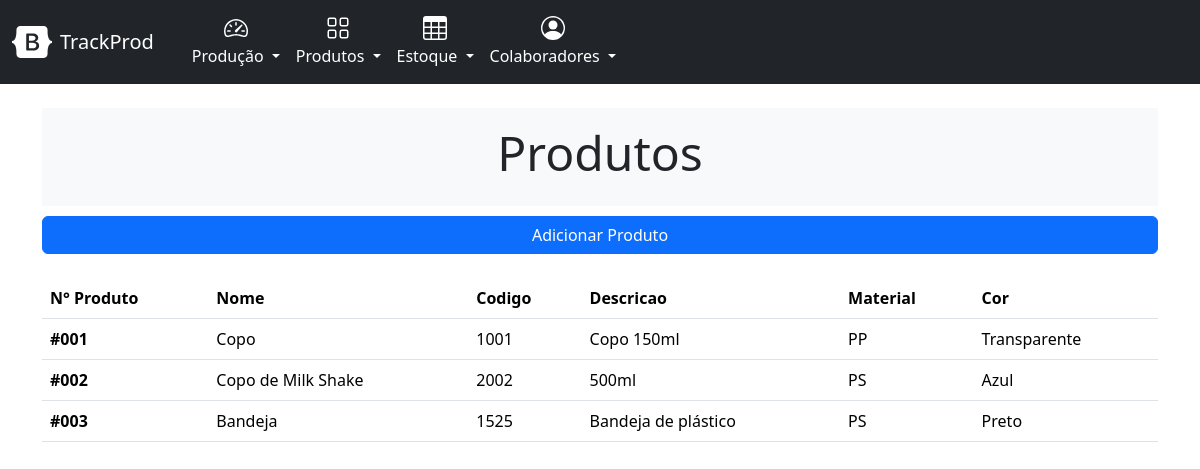
Before: /cadastro/list_produtos/ with the older database file.
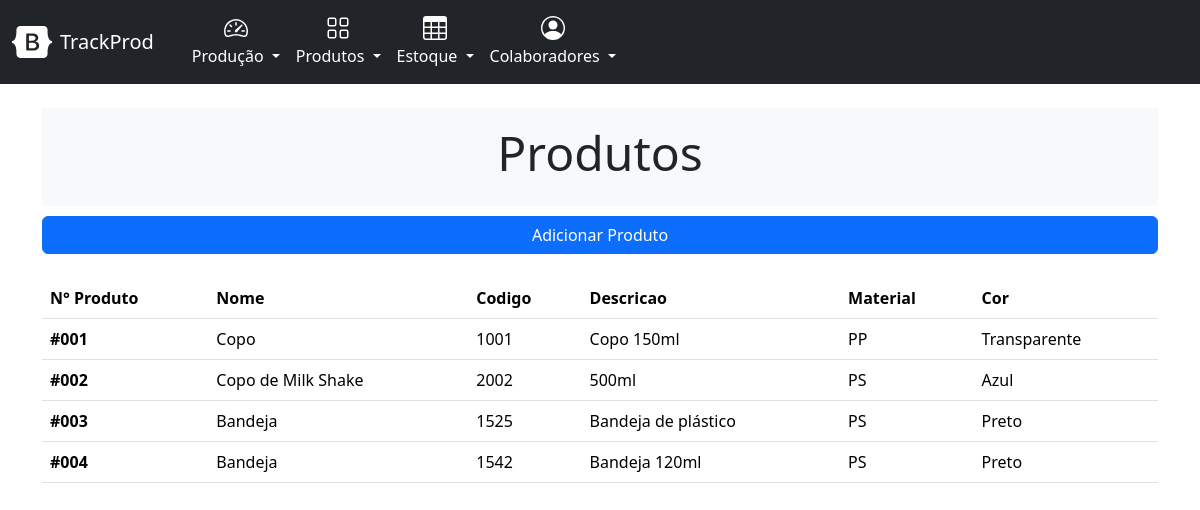
After: the same page with the newer database file.
### cadastro/models.py (models this page shows, shortened)
class Produto(models.Model):
    nome = models.CharField(max_length=255)
    codigo = models.CharField(max_length=50, unique=True)
    descricao = models.TextField(blank=True)
    material = models.CharField(max_length=100)
    peso = models.DecimalField(max_digits=10, decimal_places=2)
    volume = models.DecimalField(max_digits=10, decimal_places=2)
    cor = models.CharField(max_length=50)

### cadastro/views.py (the view)
# urls.py: path('list_produtos/', views.list_produtos, name='list_produtos'),
def list_produtos(request):
    list_produtos = Produto.objects.all()
    context = {'list_produtos': list_produtos}
    return render(request, 'produto/list_produtos.html', context)

### cadastro/templates/produto/list_produtos.html (shortened to what this page needs)
{% extends "base.html" %}
{% block header %}
    <div class="py-3 bg-light text-center">
        <h2 class="display-5">Produtos</h2>
    </div>
{% endblock header %}
{% block content %}
{% block buttons %}
  <div class="d-grid gap-2" style="margin-top: 10px;">
      <a class="btn btn-primary" href="{% url 'novo_produto'%}" role="button">Adicionar Produto</a>
  </div>
{% endblock buttons %}
    <table class="table table-hover">
        <thead >
          <tr>
            <th scope="col">N° Produto</th>
            <th scope="col">Nome</th>
            <th scope="col">Codigo</th>
            <th scope="col">Descricao</th>
            <th scope="col">Material</th>
            <th scope="col">Cor</th>
          </tr>
        </thead>
        <tbody class="table table-hover">
        {% for produto in list_produtos %}
          <tr style="cursor: pointer;" onclick="window.location.href='{% url 'produto' produto.id  %}'">
            <th scope="row">#00{{ produto.id }}</th>
            <td>{{ produto.nome }}</td>
            <td>{{ produto.codigo }}</td>
            <td>{{ produto.descricao }}</td>
            <td>{{ produto.material }}</td>
            <td>{{ produto.cor }}</td>
          </tr>
        {% empty %}
          Não produtos cadastrados
        {% endfor %}
        </tbody>
      </table>
{% endblock content %}

Changed rows visible on the page:
added Produto: id "4", nome "Bandeja", codigo "1542", descricao "Bandeja 120ml", material "PS", cor "Preto"
